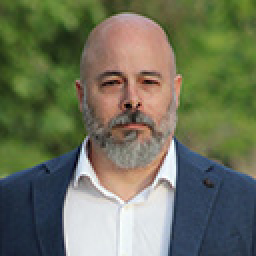
#> input picture 007-ampliacionIA/001-Entrenamiento/josevicentepequeño2.jpg, 128 x 128 px (shown 2 times larger)
$ python '026-comprobacion en binario.py'
#> lines starting #> are read from the running program, lines starting #| are printed output that depends on the picture
from PIL import Image
import sqlite3

def convert_to_hex(num):
    if not (0 <= num <= 255):
        raise ValueError("Input number must be between 0 and 255")
    hex_value = hex(num % 16)[2:]  # Convert to hex and remove the '0x' prefix
    return hex_value

def convert_to_decimal(hex_str):
    if len(hex_str) != 1 or not (hex_str.isdigit() or (hex_str.lower() in "abcdef")):
        raise ValueError("Input must be a single hexadecimal character (0-9, a-f)")

    decimal_value = int(hex_str, 16)  # Convert from hex to decimal
    return decimal_value

imagen = Image.open("josevicentepequeño2.jpg")
#> imagen is the input picture: PIL image 128x128 RGB; mean R, G, B 108.6, 113.9, 91.2
altura,anchura = imagen.size
#> altura = 128; anchura = 128
imagengrande = Image.new('RGB', (altura*4, anchura*4), 'white')
#> imagengrande: PIL image 512x512 RGB; every value is 255

conexion = sqlite3.connect('memoria.db')
cursor = conexion.cursor()


paso = 16
for i in range(0,anchura-16,paso):
    print("nueva fila",i)
#| nueva fila 0
    for j in range(0,altura-16,paso):

        cortado = imagen.crop((i,j,i+16,j+16))
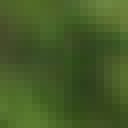
#> cortado: PIL image 16x16 RGB (shown 8 times larger); mean R, G, B 68.6, 90.8, 38.4
        pixeles = cortado.load()

        stringcortado = ""
        for x in range(0,16):
            for y in range(0,16):
                stringcortado += str(pixeles[x,y])

        redimensionado = cortado.resize((16,16),Image.Resampling.BICUBIC)
        pixeles = redimensionado.load()
        stringpequeno = ""
        for x in range(0,16):
            for y in range(0,16):
                media = round((pixeles[x,y][0]+pixeles[x,y][1]+pixeles[x,y][2])/3)
                #stringpequeno += convert_to_hex(media)
                if media < 127:
                    stringpequeno += "0"
                else:
                    stringpequeno += "1"
#> (the run stopped early here; a loop or call above may not have finished)

$ run again, with 007-ampliacionIA/001-Entrenamiento/josevicente.jpg copied over 007-ampliacionIA/001-Entrenamiento/josevicentepequeño2.jpg
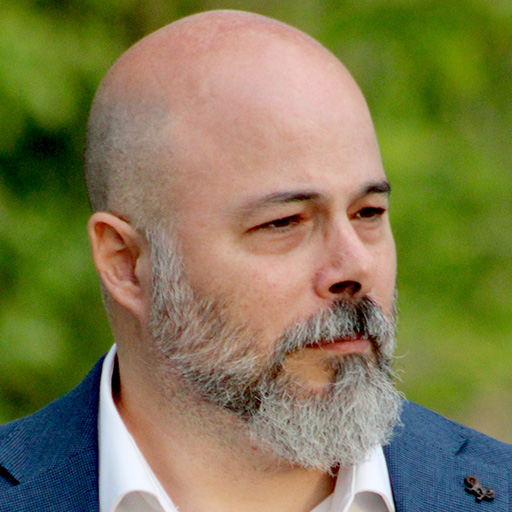
#> input picture 007-ampliacionIA/001-Entrenamiento/josevicente.jpg, 512 x 512 px
#> imagen is the input picture: PIL image 512x512 RGB; mean R, G, B 127.8, 122.9, 81.2
#> imagengrande: PIL image 2048x2048 RGB; every value is 255
#| nueva fila 0
#> `cortado = imagen.crop((i,j,i+16,j+16))`:
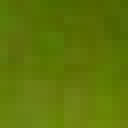
#> cortado: PIL image 16x16 RGB (shown 8 times larger); mean R, G, B 94.5, 116.7, 7.1

$ run again, with 007-ampliacionIA/001-Entrenamiento/otropequeño.jpg copied over 007-ampliacionIA/001-Entrenamiento/josevicentepequeño2.jpg
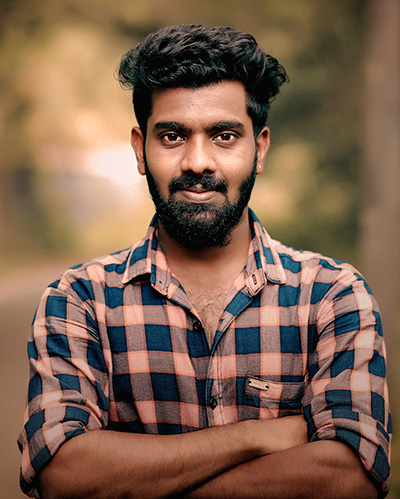
#> input picture 007-ampliacionIA/001-Entrenamiento/otropequeño.jpg, 400 x 499 px
#> imagen is the input picture: PIL image 400x499 RGB; mean R, G, B 127.1, 98.2, 79
#> imagengrande: PIL image 1600x1996 RGB; every value is 255
#| nueva fila 0
#> `cortado = imagen.crop((i,j,i+16,j+16))`:
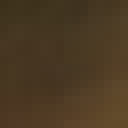
#> cortado: PIL image 16x16 RGB (shown 8 times larger); mean R, G, B 75.5, 57.8, 35.1
